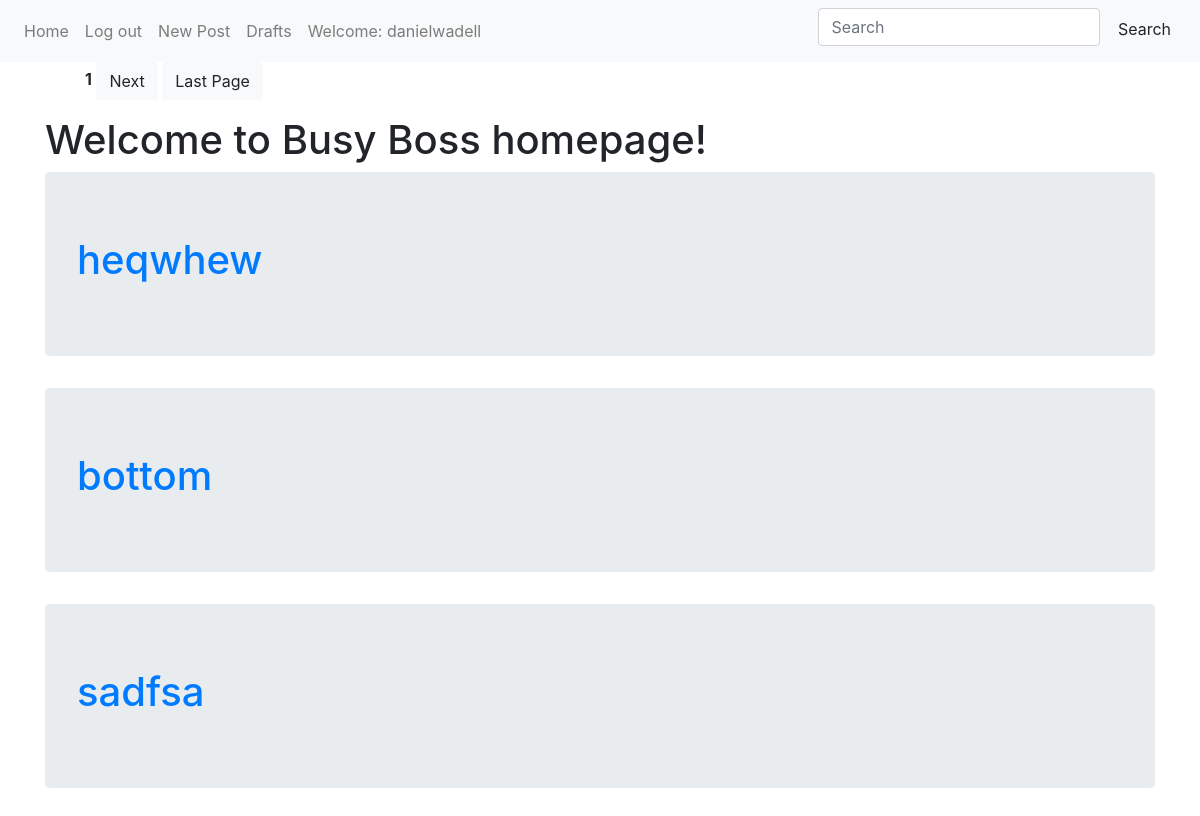
The app's page / (signed in), older data.
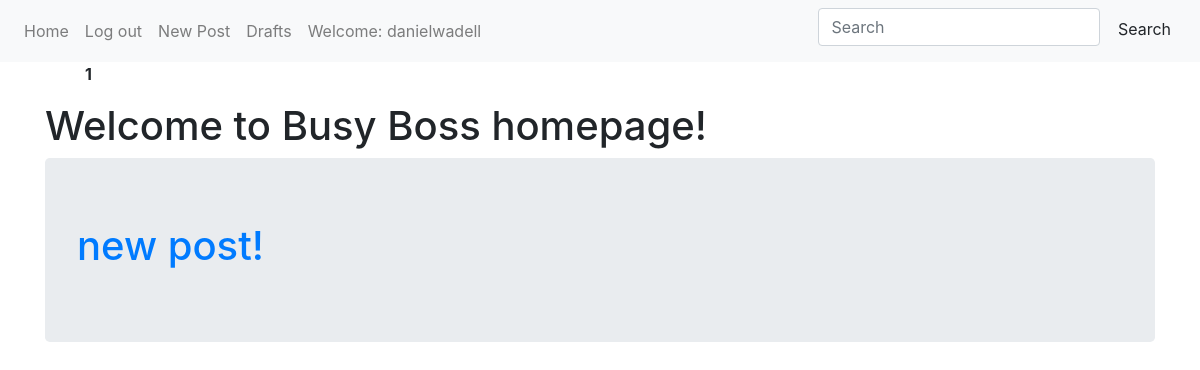
The same page, newer data.
### busyapp/models.py (models this page shows, shortened)
class Post(models.Model):
    author = models.ForeignKey(User,on_delete=models.CASCADE,blank=False)
    title = models.CharField(max_length=264,unique=True)
    text = models.TextField()
    create_date = models.DateTimeField(default=timezone.now(),blank=True)
    published_date = models.DateTimeField(blank=True,null=True)
    slug = models.SlugField(default='',blank=True)

### busyapp/views.py (the view)
# urls.py: path('', views.index, name='index'),
def index(request):
    posts = Post.objects.order_by('-published_date')
    posts = posts.filter(published_date__contains=':')
    paginator = Paginator(posts, 3)
    page = request.GET.get('page')
    posts = paginator.get_page(page)
    return render(request,'busyapp/index.html',{'posts':posts})

### busyapp/templates/busyapp/index.html (shortened to what this page needs)
{% extends 'busyapp/base.html' %}
{% block body_block %}
<div class='pagination'>
<div textalign='center'>
        <ul class="cd-pagination no-space">
     {% if user.is_authenticated %}
    {% for num in posts.paginator.page_range %}
        {% if posts.number == num %}
        <strong class='button' id='current'>{{ num }}</strong>
        {% endif %}
    {% endfor %}
    {% if posts.has_next %}
        <a class='button' id='arrow-buttons' href="?page={{ posts.next_page_number }}"><button type="button" class="btn btn-light">Next</button></a>
        <a class='button' id='arrow-buttons' href="?page={{ posts.paginator.num_pages }}"><button type="button" class="btn btn-light">Last Page</button></a>
    {% endif %}
    {% endif %}
        </ul>
    </div>
</div>
<h1>Welcome to Busy Boss homepage!</h1>
    {% if user.is_authenticated %}
    {% for post in posts %}
    <a href="{% url 'busyapp:post_detail' pk=post.pk %}">
        <div class='jumbotron'>
            <h1>{{ post.title }}</h1>
        </div>
    </a>
    {% endfor %}
    {% else %}
    <div class='jumbotron'><h2>Please login or register to view blog posts</h2></div>
    {% endif %}
{% endblock %}

### busyapp/templates/busyapp/base.html (shortened to what this page needs)
{% load static from staticfiles %}
<!DOCTYPE html>
<html lang="en">
<head>
    <link rel="stylesheet" href="https://stackpath.bootstrapcdn.com/bootstrap/4.3.1/css/bootstrap.min.css">
</head>
<body>
    <nav class="navbar navbar-expand-lg navbar-light bg-light">
        <div class="collapse navbar-collapse" id="navbarSupportedContent">
          <ul class="navbar-nav mr-auto">
            <li class="nav-item">
              <a class="nav-link" href="{% url 'busyapp:index' %}">Home<span class="sr-only">(current)</span></a>
            </li>
            {% if user.is_authenticated %}
            <li class="nav-item">
                <a class="nav-link" href="{% url 'busyapp:logout' %}">Log out</a>
              </li>
              <li class='nav-item'>
                <a class="nav-link" href="{% url 'busyapp:create_post' %}" >New Post</a>
              </li>
              <li class="nav-item">
                <a class="nav-link" href="{% url 'busyapp:post_draft_list' %}">Drafts</a>
              </li>
              <li class="nav-item">
                <a class="nav-link">Welcome: {{ user.username }}</a>
              </li>
            {% endif %}
          </ul>
          <form method='GET' action='{% url 'busyapp:search' %}'>
            <label><input name='q' value='{{ request.GET.q }}' class="form-control mr-sm-2" type="search" placeholder="Search"></label>
            <button class="btn btn-light" type="submit">Search</button>
          </form>
        </div>
      </nav>
      <div class="container">
        {% block body_block %}
        {% endblock %}
      </div>
</body>
</html>

Row changes from the older to the newer data that the page shows:
removed Post: title "heqwhew"
removed Post: title "bottom"
removed Post: title "sadfsa"
added Post: title "new post!"
Text that changed along with them:
text no longer shown: "Next Last Page"
